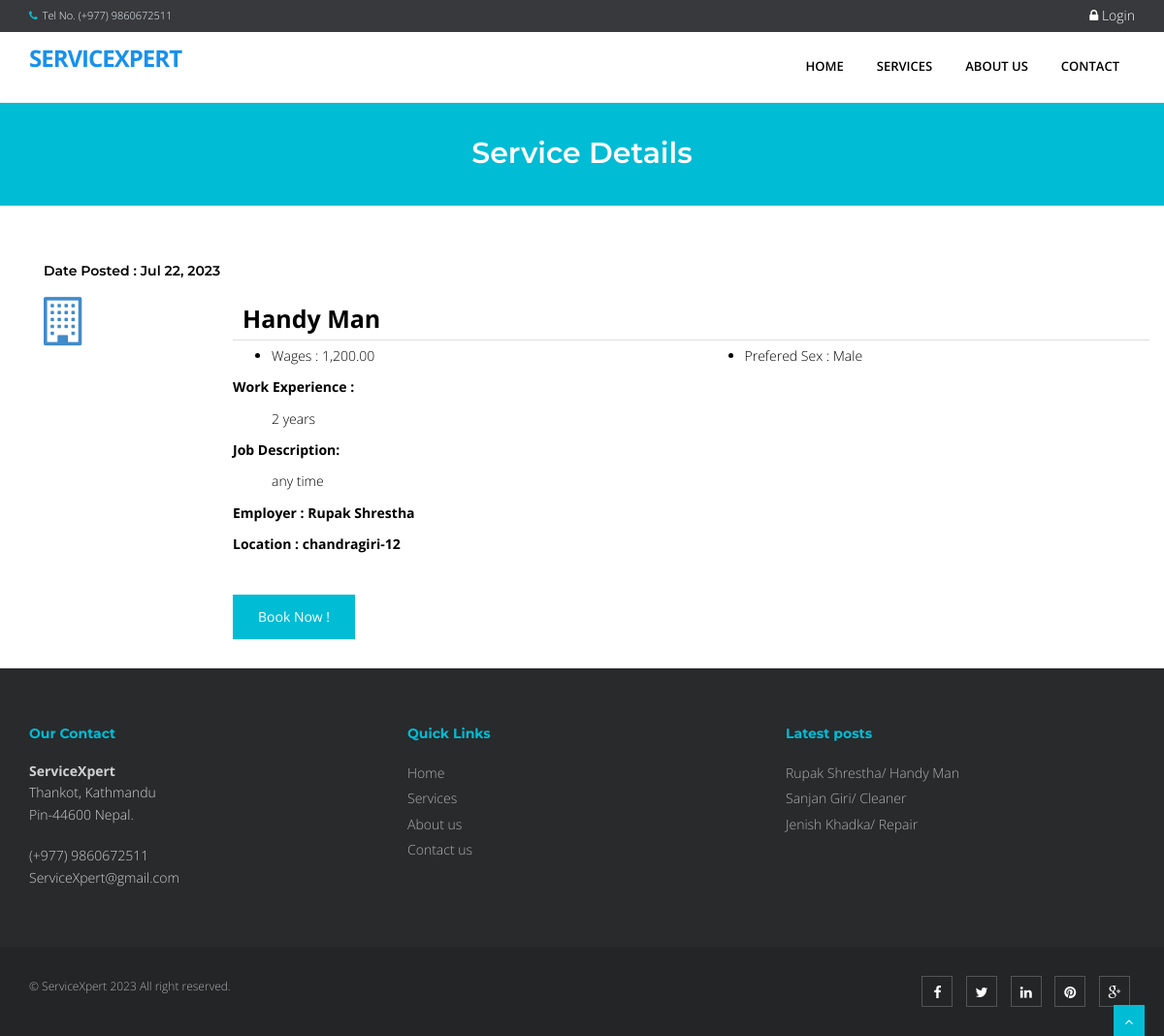
Screenshot of /index.php?q=viewjob&search=9 with the database file from the repository.
### tables this page shows
CREATE TABLE `tbljob` (
  `JOBID` int(11) NOT NULL,
  `COMPANYID` int(11) NOT NULL,
  `CATEGORY` varchar(250) NOT NULL,
  `OCCUPATIONTITLE` varchar(90) NOT NULL,
  `REQ_NO_EMPLOYEES` int(11) NOT NULL,
  `SALARIES` double NOT NULL,
  `DURATION_EMPLOYEMENT` varchar(90) NOT NULL,
  `QUALIFICATION_WORKEXPERIENCE` text NOT NULL,
  `JOBDESCRIPTION` text NOT NULL,
  `PREFEREDSEX` varchar(30) NOT NULL,
  `SECTOR_VACANCY` text NOT NULL,
  `JOBSTATUS` varchar(90) NOT NULL,
  `DATEPOSTED` datetime NOT NULL
);

CREATE TABLE `tblcompany` (
  `COMPANYID` int(11) NOT NULL,
  `COMPANYNAME` varchar(90) NOT NULL,
  `COMPANYADDRESS` varchar(90) NOT NULL,
  `COMPANYCONTACTNO` varchar(30) NOT NULL,
  `COMPANYSTATUS` varchar(90) NOT NULL,
  `COMPANYMISSION` text NOT NULL
);

### index.php (called while the page is built, shortened)
<?php
require_once("include/initialize.php");
$view = (isset($_GET['q']) && $_GET['q'] != '') ? $_GET['q'] : '';
switch ($view) {
	case 'viewjob' :
        $title="Service Details";
		break;
}
require_once("theme/templates.php");
?>

### include/database.php (called while the page is built, shortened)
<?php
class Database {
	var $sql_string = '';
	private $conn;
	public function open_connection() {
		$this->conn = mysqli_connect(server,user,pass);
		if(!$this->conn){
			echo "Problem in database connection! Contact administrator!";
			exit();
		}else{
			$db_select = mysqli_select_db($this->conn,database_name);
		}
	}
	function setQuery($sql='') {
		$this->sql_string=$sql;
	}
	function executeQuery() {
		$result = mysqli_query($this->conn,$this->sql_string);
		return $result;
	}
	private function confirm_query($result) {
		return $result;
	}
	function loadResultList( $key='' ) {
		$cur = $this->executeQuery();
		$array = array();
		while ($row = mysqli_fetch_object($cur)) {
			if ($key) {
				$array[$row->$key] = $row;
			} else {
				$array[] = $row;
			}
		}
		return $array;
	}
}
$mydb = new Database();
?>

### theme/templates.php (the view, shortened to what this page needs)
 <!DOCTYPE html>
<html lang="en">
<head>
<link href="<?php echo web_root; ?>plugins/home-plugins/css/bootstrap.min.css" rel="stylesheet" />
<link href="<?php echo web_root; ?>plugins/home-plugins/css/fancybox/jquery.fancybox.css" rel="stylesheet">
<link href="<?php echo web_root; ?>plugins/home-plugins/css/flexslider.css" rel="stylesheet" />
<link href="<?php echo web_root; ?>plugins/home-plugins/css/style.css" rel="stylesheet" />
<link rel="stylesheet" href="<?php echo web_root;?>plugins/font-awesome/css/font-awesome.min.css">
<link rel="stylesheet" href="<?php echo web_root;?>plugins/dataTables/jquery.dataTables.min.css">
<link rel="stylesheet" href="<?php echo web_root;?>plugins/dataTables/jquery.dataTables_themeroller.css">
<link href="<?php echo web_root; ?>plugins/datepicker/bootstrap-datetimepicker.min.css" rel="stylesheet" media="screen">
<link href="<?php echo web_root; ?>plugins/datepicker/datepicker3.css" rel="stylesheet" media="screen">
</head>
<body>
<div id="wrapper" class="home-page">
  <header>
        <div class="topbar navbar-fixed-top">
          <div class="container">
            <div class="row">
              <div class="col-md-12">
                <p class="pull-left hidden-xs"><i class="fa fa-phone"></i>Tel No. (+977) 9860672511</p>
                <?php if (isset($_SESSION['APPLICANTID'])) {
                    $sql = "SELECT count(*) as 'COUNTNOTIF' FROM `tbljob` ORDER BY `DATEPOSTED` DESC";
                    $mydb->setQuery($sql);
                    $showNotif = $mydb->loadSingleResult();
                    $notif =isset($showNotif->COUNTNOTIF) ? $showNotif->COUNTNOTIF : 0;
                    $applicant = new Applicants();
                    $appl  = $applicant->single_applicant($_SESSION['APPLICANTID']);
                    $sql ="SELECT count(*) as 'COUNT' FROM `tbljobregistration` WHERE `PENDINGAPPLICATION`=0 AND `HVIEW`=0 AND `APPLICANTID`='{$appl->APPLICANTID}'";
                    $mydb->setQuery($sql);
                    $showMsg = $mydb->loadSingleResult();
                    $msg =isset($showMsg->COUNT) ? $showMsg->COUNT : 0;
                    echo ' <p class="pull-right login"><a title="View Notification(s)" href="'.web_root.'applicant/index.php?view=notification"> <i class="fa fa-bell-o"></i> <span class="label label-success">'.$notif.'</span></a> | <a title="View Message(s)" href="'.web_root.'applicant/index.php?view=message"> <i class="fa fa-envelope-o"></i> <span class="label label-success">'.$msg.'</span></a> | <a title="View Profile" href="'.web_root.'applicant/"> <i class="fa fa-user"></i>  '. $appl->FNAME. ' '.$appl->LNAME .' </a> | <a href="'.web_root.'logout.php">  <i class="fa fa-sign-out"> </i>Logout</a> </p>';
                    }else{ ?>
                      <p   class="pull-right login"><a data-target="#myModal" data-toggle="modal" href=""> <i class="fa fa-lock"></i> Login </a></p>
                <?php } ?>
              </div>
            </div>
          </div>
        </div>
        <div style="min-height: 30px;"></div>
        <div class="navbar navbar-default navbar-static-top" >
            <div class="container">
                <div class="navbar-header">
                    <a class="navbar-brand" href="<?php echo web_root; ?>index.php">ServiceXpert</a>
                </div>
                <div class="navbar-collapse collapse ">
                    <ul class="nav navbar-nav">
                        <li class="<?php echo !isset($_GET['q'])? 'active' :''?>"><a href="<?php echo web_root; ?>index.php">Home</a></li>
                             <li class="<?php  if(isset($_GET['q'])) { if($_GET['q']=='advancesearch'){ echo 'active'; }else{ echo ''; }}  ?>"><a href="<?php echo web_root; ?>index.php?q=advancesearch">Services</a></li>
                            <?php
                            $sql = "SELECT * FROM `tblcategory` LIMIT 10";
                            $mydb->setQuery($sql);
                            ?>
                        <li class="<?php  if(isset($_GET['q'])) { if($_GET['q']=='About'){ echo 'active'; }else{ echo ''; }}  ?>"><a href="<?php echo web_root; ?>index.php?q=About">About Us</a></li>
                        <li class="<?php  if(isset($_GET['q'])) { if($_GET['q']=='Contact'){ echo 'active'; }else{ echo ''; }}  ?>"><a href="<?php echo web_root; ?>index.php?q=Contact">Contact</a></li>
                    </ul>
                </div>
            </div>
        </div>
  </header>
      <?php
      if (isset($_GET['q'])) {
        echo '<section id="inner-headline">
            <div class="container">
                <div class="row">
                    <div class="col-lg-12">
                        <h2 class="pageTitle">'.$title.'</h2>
                    </div>
                </div>
            </div>
            </section>';
      }
       require_once $content;
        ?>
  <footer>
  <div class="container">
    <div class="row">
      <div class="col-md-4 col-sm-4">
        <div class="widget">
          <h5 class="widgetheading">Our Contact</h5>
          <address>
          <strong>ServiceXpert</strong><br>
          Thankot, Kathmandu<br>
           Pin-44600 Nepal.</address>
          <p>
            <i class="icon-phone"></i> (+977) 9860672511  <br>
            <i class="icon-envelope-alt"></i> ServiceXpert@gmail.com
          </p>
        </div>
      </div>
      <div class="col-md-4 col-sm-4">
        <div class="widget">
          <h5 class="widgetheading">Quick Links</h5>
          <ul class="link-list">
            <li><a href="<?php echo web_root; ?>index.php">Home</a></li>
            <li><a href="<?php echo web_root; ?>index.php?q=company">Services</a></li>
            <li><a href="<?php echo web_root; ?>index.php?q=About">About us</a></li>
            <li><a href="<?php echo web_root; ?>index.php?q=Contact">Contact us</a></li>
          </ul>
        </div>
      </div>
      <div class="col-md-4 col-sm-4">
        <div class="widget">
          <h5 class="widgetheading">Latest posts</h5>
          <ul class="link-list">
            <?php
                  $sql = "SELECT * FROM `tblcompany` c,`tbljob` j WHERE c.`COMPANYID`=j.`COMPANYID`   ORDER BY DATEPOSTED DESC LIMIT 3" ;
                  $mydb->setQuery($sql);
                  $cur = $mydb->loadResultList();
                  foreach ($cur as $result) {
                    echo ' <li><a href="'.web_root.'index.php?q=viewjob&search='.$result->JOBID.'">'.$result->COMPANYNAME . '/ '. $result->OCCUPATIONTITLE .'</a></li>';
                  }
              ?>
          </ul>
        </div>
      </div>
    </div>
  </div>
  <div id="sub-footer">
    <div class="container">
      <div class="row">
        <div class="col-lg-6">
          <div class="copyright">
            <p>
              <span>&copy; ServiceXpert 2023 All right reserved.
            </p>
          </div>
        </div>
        <div class="col-lg-6">
          <ul class="social-network">
            <li><a href="#" data-placement="top" title="Facebook"><i class="fa fa-facebook"></i></a></li>
            <li><a href="#" data-placement="top" title="Twitter"><i class="fa fa-twitter"></i></a></li>
            <li><a href="#" data-placement="top" title="Linkedin"><i class="fa fa-linkedin"></i></a></li>
            <li><a href="#" data-placement="top" title="Pinterest"><i class="fa fa-pinterest"></i></a></li>
            <li><a href="#" data-placement="top" title="Google plus"><i class="fa fa-google-plus"></i></a></li>
          </ul>
        </div>
      </div>
    </div>
  </div>
  </footer>
</div>
<a href="#" class="scrollup"><i class="fa fa-angle-up active"></i></a>
</body>
</html>

### viewjob.php
    <section id="content">
        <div class="container content">
 <?php
 if (isset($_GET['search'])) {
    $jobid = $_GET['search'];
 }else{
     $jobid = '';
 }
    $sql = "SELECT * FROM `tblcompany` c,`tbljob` j WHERE c.`COMPANYID`=j.`COMPANYID` AND JOBID LIKE '%" . $jobid ."%' ORDER BY DATEPOSTED DESC" ;
    $mydb->setQuery($sql);
    $cur = $mydb->loadResultList();
    foreach ($cur as $result) {
  ?>
           <div class="container">
             <div class="mg-available-rooms">
                    <h5 class="mg-sec-left-title">Date Posted :  <?php echo date_format(date_create($result->DATEPOSTED),'M d, Y'); ?></h5>
                        <div class="mg-avl-rooms">
                            <div class="mg-avl-room">
                                <div class="row">
                                    <div class="col-sm-2">
                                        <a href="#"><span class="fa fa-building-o" style="font-size: 50px"></span></a>
                                    </div>
                                    <div class="col-sm-10">
                                        <div style="border-bottom: 1px solid #ddd;padding: 10px;font-size: 25px;font-weight: bold;color: #000;margin-bottom: 5px;"><?php echo $result->OCCUPATIONTITLE ;?>
                                        </div>
                                        <div class="row contentbody">
                                            <div class="col-sm-6">
                                                <ul>
                                                    <li><i class="fp-ht-food"></i>Wages : <?php echo number_format($result->SALARIES,2);  ?></li>
                                                </ul>
                                            </div>
                                            <div class="col-sm-6">
                                                <ul>
                                                    <li><i class="fp-ht-tv"></i>Prefered Sex : <?php echo $result->PREFEREDSEX; ?></li>
                                                </ul>
                                            </div>
                                            <div class="col-sm-12">
                                                <p>Work Experience :</p>
                                                 <ul style="list-style: none;">
                                                    <li><?php echo $result->QUALIFICATION_WORKEXPERIENCE ;?></li>
                                                </ul>
                                            </div>
                                            <div class="col-sm-12">
                                                <p>Job Description:</p>
                                                <ul style="list-style: none;">
                                                     <li><?php echo $result->JOBDESCRIPTION ;?></li>
                                                </ul>
                                             </div>
                                            <div class="col-sm-12">
                                                <p>Employer :  <?php echo  $result->COMPANYNAME; ?></p>
                                                <p>Location :  <?php echo  $result->COMPANYADDRESS; ?></p>
                                            </div>
                                        </div>
                                          <a href="<?php echo web_root; ?>index.php?q=apply&job=<?php echo $result->JOBID;?>&view=personalinfo" class="btn btn-main btn-next-tab">Book Now !</a>
                                    </div>
                                </div>
                            </div>
                        </div>
                    </div>
            </div>
<?php  } ?>    </div>
    </section>

### theme/templates.php (style rules this page uses)
#content { min-height: 400px; color: #000; }
.contentbody p { font-weight: bold; }
.login a { font-size: 14px; color: #fff; padding:0px; }

### rows the page displays
tbljob: DATEPOSTED "Jul 22, 2023", OCCUPATIONTITLE "Handy Man", SALARIES "1,200.00", PREFEREDSEX "Male", QUALIFICATION_WORKEXPERIENCE "2 years", JOBDESCRIPTION "any time", COMPANYID.COMPANYNAME "Rupak Shrestha", COMPANYID.COMPANYADDRESS "chandragiri-12"
tbljob: COMPANYID.COMPANYNAME "Sanjan Giri", OCCUPATIONTITLE "Cleaner"
tbljob: COMPANYID.COMPANYNAME "Jenish Khadka", OCCUPATIONTITLE "Repair"

### other values shown
$title "Service Details"
